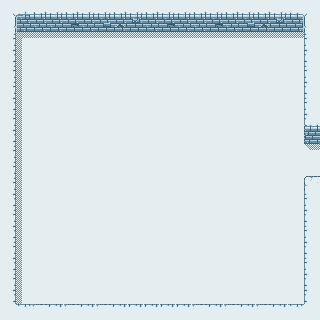

Tiled map render using the project's own tile images. Description and the whole map definition, tile-layer contents included, below:
An orthogonal 20x20 tile map with 16x16 px tiles, 4 tile layers (floor, shadow, wall1, wall2).

<map version="1.0" tiledversion="1.0.3" orientation="orthogonal" renderorder="right-down" width="20" height="20" tilewidth="16" tileheight="16" nextobjectid="1">
 <tileset firstgid="1" name="sampletileset" tilewidth="16" tileheight="16" tilecount="256" columns="16">
  <image source="sampletileset.png" width="256" height="256" />
 </tileset>
 <layer name="floor" width="20" height="20">
  <data encoding="csv">
21,21,21,21,21,21,21,21,21,21,21,21,21,21,21,21,21,21,21,21,
21,21,21,21,21,21,21,21,21,21,21,21,21,21,21,21,21,21,21,21,
21,21,21,21,21,21,21,21,21,21,21,21,21,21,21,21,21,21,21,21,
21,21,21,21,21,21,21,21,21,21,21,21,21,21,21,21,21,21,21,21,
21,21,21,21,21,21,21,21,21,21,21,21,21,21,21,21,21,21,21,21,
21,21,21,21,21,21,21,21,21,21,21,21,21,21,21,21,21,21,21,21,
21,21,21,21,21,21,21,21,21,21,21,21,21,21,21,21,21,21,21,21,
21,21,21,21,21,21,21,21,21,21,21,21,21,21,21,21,21,21,21,21,
21,21,21,21,21,21,21,21,21,21,21,21,21,21,21,21,21,21,21,21,
21,21,21,21,21,21,21,21,21,21,21,21,21,21,21,21,21,21,21,21,
21,21,21,21,21,21,21,21,21,21,21,21,21,21,21,21,21,21,21,21,
21,21,21,21,21,21,21,21,21,21,21,21,21,21,21,21,21,21,21,21,
21,21,21,21,21,21,21,21,21,21,21,21,21,21,21,21,21,21,21,21,
21,21,21,21,21,21,21,21,21,21,21,21,21,21,21,21,21,21,21,21,
21,21,21,21,21,21,21,21,21,21,21,21,21,21,21,21,21,21,21,21,
21,21,21,21,21,21,21,21,21,21,21,21,21,21,21,21,21,21,21,21,
21,21,21,21,21,21,21,21,21,21,21,21,21,21,21,21,21,21,21,21,
21,21,21,21,21,21,21,21,21,21,21,21,21,21,21,21,21,21,21,21,
21,21,21,21,21,21,21,21,21,21,21,21,21,21,21,21,21,21,21,21,
21,21,21,21,21,21,21,21,21,21,21,21,21,21,21,21,21,21,21,21
</data>
 </layer>
 <layer name="shadow" width="20" height="20">
  <data encoding="csv">
0,0,0,0,0,0,0,0,0,2,3,0,0,0,0,0,0,0,0,0,
0,0,0,0,0,0,0,0,0,18,19,0,0,0,0,0,0,0,0,0,
0,33,34,34,34,34,34,34,34,34,34,34,34,34,34,34,34,34,34,0,
0,49,0,0,0,0,0,0,0,0,0,0,0,0,0,0,0,0,0,0,
0,49,0,0,0,0,0,0,0,0,0,0,0,0,0,0,0,0,0,0,
0,49,0,0,0,0,0,0,0,0,0,0,0,0,0,0,0,0,0,0,
0,49,0,0,0,0,0,0,0,0,0,0,0,0,0,0,0,0,0,0,
0,49,0,0,0,0,0,0,0,0,0,0,0,0,0,0,0,0,0,0,
0,49,0,0,0,0,0,0,0,0,0,0,0,0,0,0,0,0,0,0,
0,49,0,0,0,0,0,0,0,0,0,0,0,0,0,0,0,0,0,35,
0,49,0,0,0,0,0,0,0,0,0,0,0,0,0,0,0,0,0,0,
0,49,0,0,0,0,0,0,0,0,0,0,0,0,0,0,0,0,0,0,
0,49,0,0,0,0,0,0,0,0,0,0,0,0,0,0,0,0,0,0,
0,49,0,0,0,0,0,0,0,0,0,0,0,0,0,0,0,0,0,0,
0,49,0,0,0,0,0,0,0,0,0,0,0,0,0,0,0,0,0,0,
0,49,0,0,0,0,0,0,0,0,0,0,0,0,0,0,0,0,0,0,
0,49,0,0,0,0,0,0,0,0,0,0,0,0,0,0,0,0,0,0,
0,49,0,0,0,0,0,0,0,0,0,0,0,0,0,0,0,0,0,0,
0,49,0,0,0,0,0,0,0,0,0,0,0,0,0,0,0,0,0,0,
0,0,0,0,0,0,0,0,0,0,0,0,0,0,0,0,0,0,0,0
</data>
 </layer>
 <layer name="wall1" width="20" height="20">
  <data encoding="csv">
10,1,2,3,2,3,3,2,3,0,0,3,2,3,2,3,2,3,4,11,
26,17,23,23,19,18,24,7,8,0,0,23,23,19,18,24,7,8,20,27,
42,0,0,0,0,0,0,0,0,0,0,0,0,0,0,0,0,0,0,43,
58,0,0,0,0,0,0,0,0,0,0,0,0,0,0,0,0,0,0,59,
42,0,0,0,0,0,0,0,0,0,0,0,0,0,0,0,0,0,0,43,
42,0,0,0,0,0,0,0,0,0,0,0,0,0,0,0,0,0,0,59,
58,0,0,0,0,0,0,0,0,0,0,0,0,0,0,0,0,0,0,43,
42,0,0,0,0,0,0,0,0,0,0,0,0,0,0,0,0,0,0,59,
58,0,0,0,0,0,0,0,0,0,0,0,0,0,0,0,0,0,0,0,
42,0,0,0,0,0,0,0,0,0,0,0,0,0,0,0,0,0,0,0,
42,0,0,0,0,0,0,0,0,0,0,0,0,0,0,0,0,0,0,0,
42,0,0,0,0,0,0,0,0,0,0,0,0,0,0,0,0,0,0,40,
58,0,0,0,0,0,0,0,0,0,0,0,0,0,0,0,0,0,0,43,
42,0,0,0,0,0,0,0,0,0,0,0,0,0,0,0,0,0,0,59,
58,0,0,0,0,0,0,0,0,0,0,0,0,0,0,0,0,0,0,43,
42,0,0,0,0,0,0,0,0,0,0,0,0,0,0,0,0,0,0,59,
58,0,0,0,0,0,0,0,0,0,0,0,0,0,0,0,0,0,0,43,
42,0,0,0,0,0,0,0,0,0,0,0,0,0,0,0,0,0,0,59,
58,0,0,0,0,0,0,0,0,0,0,0,0,0,0,0,0,0,0,59,
0,73,56,57,56,57,56,57,57,57,57,57,56,57,56,57,56,57,73,0
</data>
 </layer>
 <layer name="wall2" width="20" height="20">
  <data encoding="csv">
0,0,0,0,0,0,0,0,0,0,0,0,0,0,0,0,0,0,0,0,
0,0,0,0,0,0,0,0,0,0,0,0,0,0,0,0,0,0,0,0,
0,0,0,0,0,0,0,0,0,0,0,0,0,0,0,0,0,0,0,0,
0,0,0,0,0,0,0,0,0,0,0,0,0,0,0,0,0,0,0,0,
0,0,0,0,0,0,0,0,0,0,0,0,0,0,0,0,0,0,0,0,
0,0,0,0,0,0,0,0,0,0,0,0,0,0,0,0,0,0,0,0,
0,0,0,0,0,0,0,0,0,0,0,0,0,0,0,0,0,0,0,0,
0,0,0,0,0,0,0,0,0,0,0,0,0,0,0,0,0,0,0,6,
0,0,0,0,0,0,0,0,0,0,0,0,0,0,0,0,0,0,0,22,
0,0,0,0,0,0,0,0,0,0,0,0,0,0,0,0,0,0,0,0,
0,0,0,0,0,0,0,0,0,0,0,0,0,0,0,0,0,0,0,0,
0,0,0,0,0,0,0,0,0,0,0,0,0,0,0,0,0,0,0,0,
0,0,0,0,0,0,0,0,0,0,0,0,0,0,0,0,0,0,0,0,
0,0,0,0,0,0,0,0,0,0,0,0,0,0,0,0,0,0,0,0,
0,0,0,0,0,0,0,0,0,0,0,0,0,0,0,0,0,0,0,0,
0,0,0,0,0,0,0,0,0,0,0,0,0,0,0,0,0,0,0,0,
0,0,0,0,0,0,0,0,0,0,0,0,0,0,0,0,0,0,0,0,
0,0,0,0,0,0,0,0,0,0,0,0,0,0,0,0,0,0,0,0,
0,0,0,0,0,0,0,0,0,0,0,0,0,0,0,0,0,0,0,0,
0,0,0,0,0,0,0,0,0,0,0,0,0,0,0,0,0,0,0,0
</data>
 </layer>
</map>
